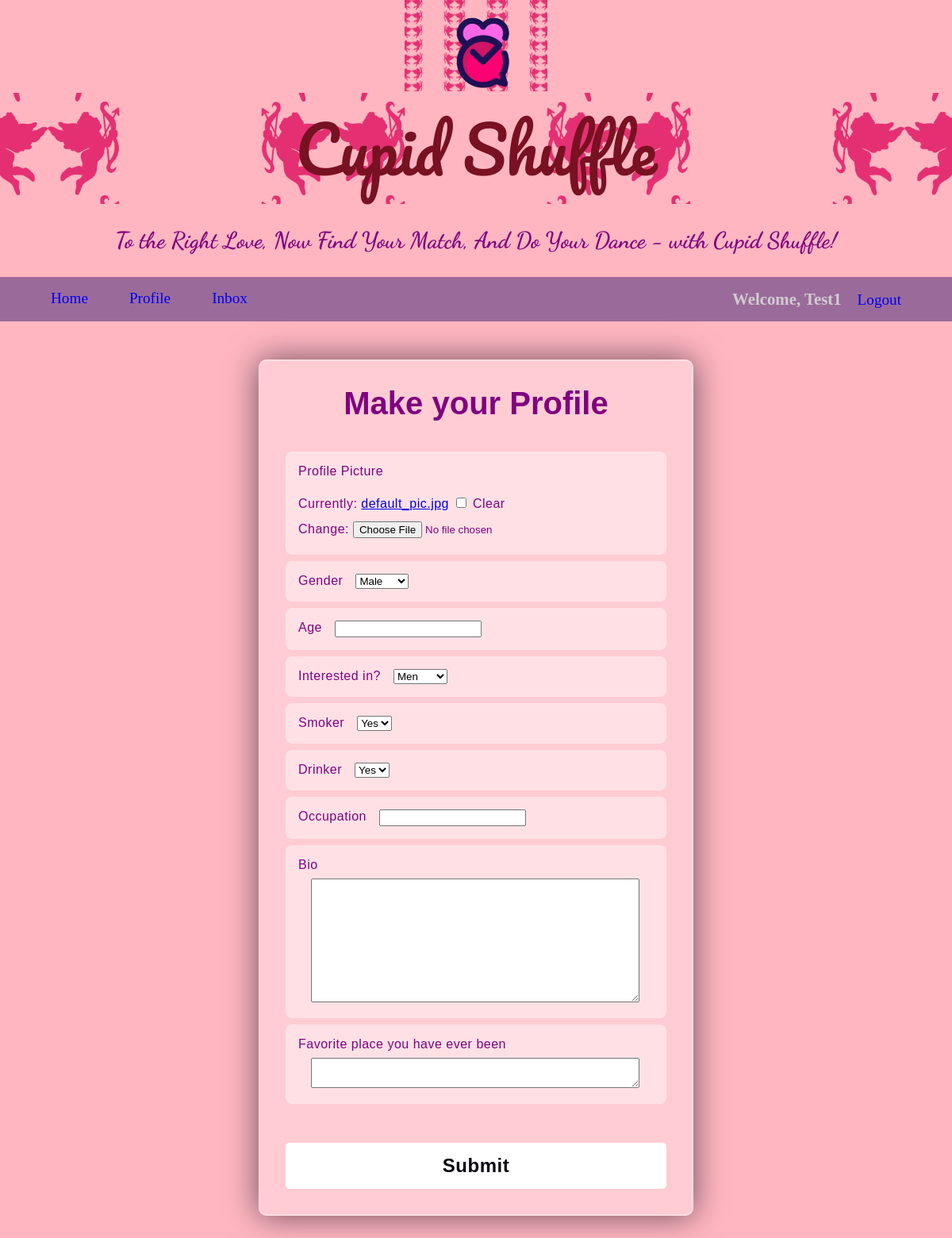
The page /dating/ (signed in) on the database as committed earlier.
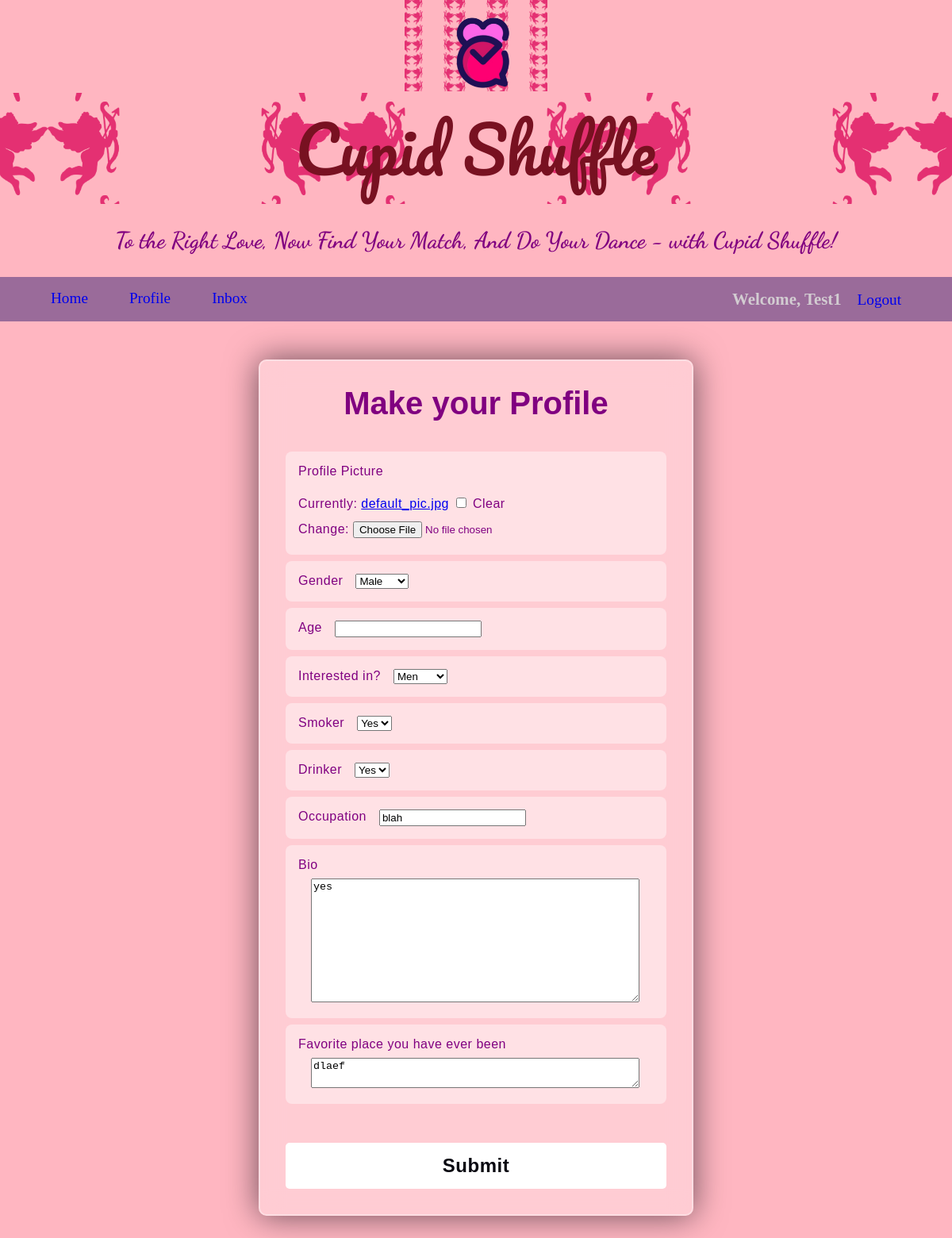
The same page on the database as committed later.
### app/models.py (models this page shows, shortened)
class DatingProfile(models.Model):
    user_profile = models.ForeignKey(
        Profile,
        on_delete=models.CASCADE,
        related_name="dating_profile_user",
        null=True,
    )
    created = models.BooleanField(default=False)
    profile_pic = models.ImageField(
        default="default_pic.jpg",
        null=True,
        blank=True,
    )
    gender_options = (("Male", "MALE"), ("Female", "FEMALE"))
    interested_in_options = ("Men", "MEN"), ("Women", "WOMEN"), ("Both", "BOTH")
    yes_or_no_options = (("Yes", "YES"), ("No", "NO"))
    gender = models.CharField(max_length=50, choices=gender_options, null=True)
    age = models.IntegerField(null=True)
    interested_in = models.CharField(
        max_length=50, choices=interested_in_options, null=True
    )
    smoker = models.CharField(max_length=50, choices=yes_or_no_options, null=True)
    drinker = models.CharField(max_length=50, choices=yes_or_no_options, null=True)
    occupation = models.CharField(max_length=50, null=True)
    bio = models.TextField(null=True)
    favorite_place_ever_been = models.TextField(null=True)

### app/views.py (the view)
# urls.py: path("dating/", dating_profile_register, name="dating"),
def dating_profile_register(request):
    user_profile = request.user.profile
    dating_profile, created = DatingProfile.objects.get_or_create(
        user_profile=user_profile
    )
    if request.method == "POST":
        form = DatingProfileForm(request.POST, request.FILES, instance=dating_profile)
        if form.is_valid():
            new_form = form.save(commit=False)
            new_form.created = True
            new_form.save()
            user_profile.has_dating_profile = True
            user_profile.save()
            return redirect("profile")
    else:
        form = DatingProfileForm(instance=dating_profile)
    context = {"form": form}
    return render(request, "dating_form.html", context)

### app/forms.py
class DatingProfileForm(forms.ModelForm):
    class Meta:
        model = DatingProfile
        fields = (
            "profile_pic",
            "gender",
            "age",
            "interested_in",
            "smoker",
            "drinker",
            "occupation",
            "bio",
            "favorite_place_ever_been",
        )

### app/templates/dating_form.html (shortened to what the changed rows need)
{% extends "base.html" %}
 {% block content %}
 <div id="dating_profile_page_container">
          <form  method="POST" enctype="multipart/form-data" id="dating_form">
            <div id="dating_form_header_container">
                  {% for field in form %}
                      {% if field.name == 'gender'  %}
                          <div class="form-group">
                          <label for="gender">Gender</label>
                          <select name="gender" class="selectpicker" id="job-type" data-style="btn-black" data-width="100%" data-live-search="true" title="Select Job Type">
                                <option value="Male">Male</option>
                                <option value="Female">Female</option>
                          </select>
                          </div>
                        {% elif field.name == 'profile_pic' %}
                            <div class="form-group-profile-pic">
                                <label for="profile_pic">Profile Picture</label>
                                <div id="profile_pic_container">
                                {{ form.profile_pic }}
                            </div>
                            </div>
                        {% elif field.name == 'interested_in' %}
                        <div class="form-group">
                            <label for="interested_in">Interested in?</label>
                            <select name="interested_in" class="selectpicker" id="job-type" data-style="btn-black" data-width="100%" data-live-search="true" title="Select">
                                <option value="Men">Men</option>
                                <option value="Women">Women</option>
                            </select>
                            </div>
                        {% elif field.name == 'smoker' %}
                        <div class="form-group">
                            <label for="smoker">Smoker</label>
                            <select name="smoker" class="selectpicker" id="smoker" data-style="btn-black" data-width="100%" data-live-search="true" title="smoker">
                                <option value="Yes">Yes</option>
                                <option value="No">No</option>
                            </select>
                            </div>
                        {% elif field.name == 'drinker' %}
                        <div class="form-group">
                            <label for="drinker">Drinker</label>
                            <select name="drinker" class="selectpicker" id="drinker" data-style="btn-black" data-width="100%" data-live-search="true" title="drinker">
                                <option value="Yes">Yes</option>
                                <option value="No">No</option>
                            </select>
                            </div>
                        {% elif field.name == 'occupation' %}
                        <div class="form-group">
                            <label for="profile_occupation">Occupation</label>
                            <div class="">
                            {{ form.occupation }}
                        </div>
                        </div>
                        {% elif field.name == 'bio' %}
                        <div class="form-group-bio" id="form_bio">
                            <label for="profile_bio">Bio</label>
                            <div class="bio_input_container">
                            {{ form.bio }}
                        </div>
                        </div>
                        {% elif field.name == 'favorite_place_ever_been' %}
                        <div class="form-group-favorite-place">
                            <label for="profile_favorite_place_ever_been">Favorite place you have ever been</label>
                            <div class="favorite_place_ever_been_input_container">
                            {{ form.favorite_place_ever_been }}
                        </div>
                        </div>
                      {% endif %}
                  {% endfor %}
            </div>
          </div>
{% endblock content %}

Rows that differ between the two databases and show on the page:
changed DatingProfile: occupation (not shown) → "blah"; bio (not shown) → "yes"; favorite_place_ever_been (not shown) → "dlaef"
